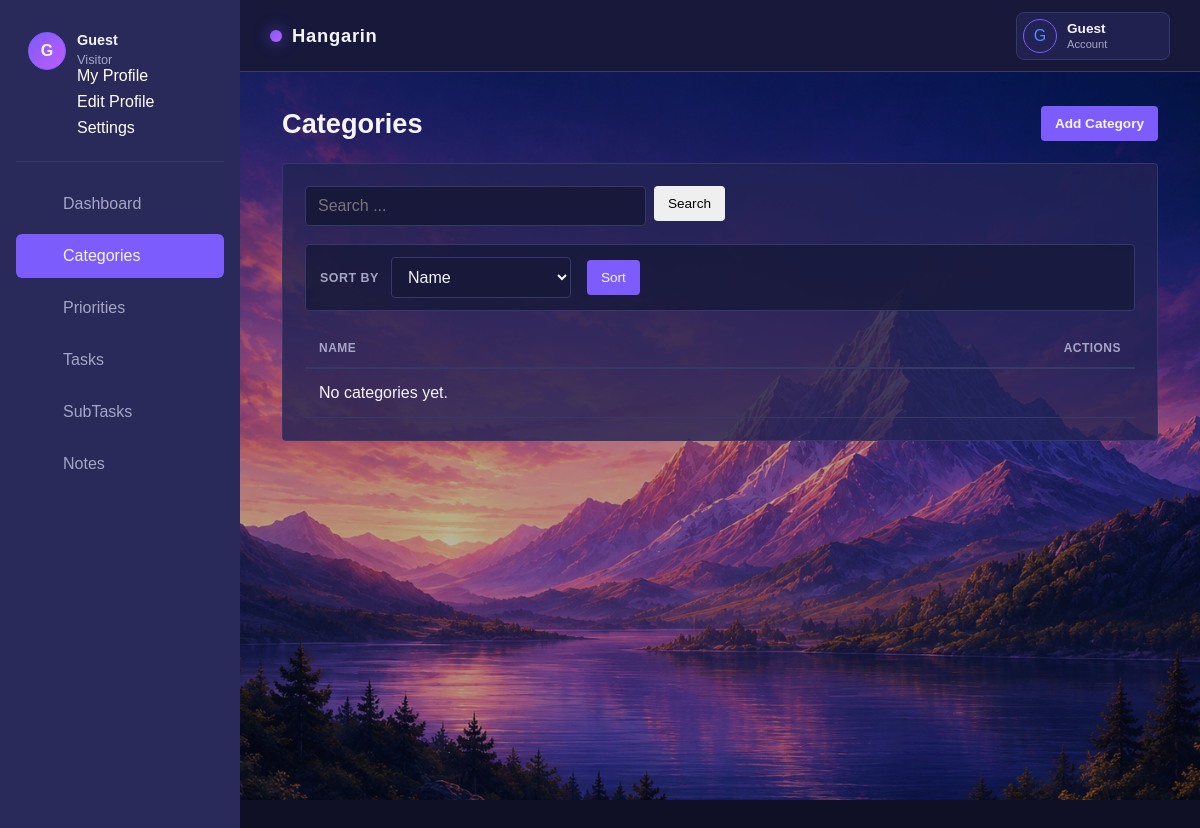
Page /categories/ on the earlier database version.
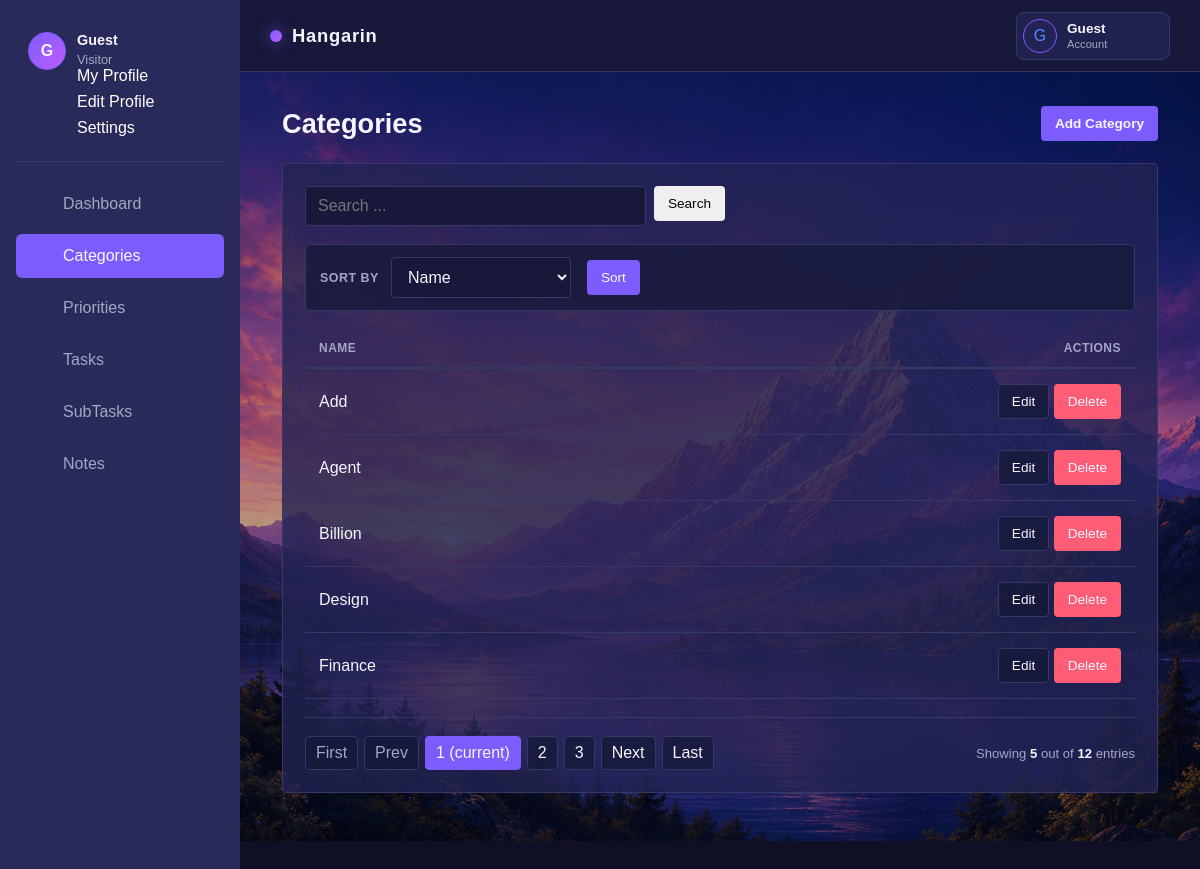
Same page on the later database version.
### app/models.py (models this page shows, shortened)
class Category(models.Model):
    name = models.CharField(max_length=100, unique=True)

### app/views.py (the view)
# urls.py: path('categories/', views.CategoryListView.as_view(), name='category-list'),
class CategoryListView(SearchSortListView):
	model = Category
	template_name = 'hangarin/category_list.html'
	context_object_name = 'categories'
	search_fields = ('name',)
	allowed_sort_fields = ('name',)

### app/views.py (called while the page is built)
	def get_queryset(self):
		queryset = self.model.objects.all()
		query = self.request.GET.get('q', '').strip()
		if query:
			search = Q()
			for field in self.search_fields:
				search |= Q(**{f'{field}__icontains': query})
			queryset = queryset.filter(search)
		sort_by = self.request.GET.get('sort_by', self.default_sort)
		if sort_by not in self.allowed_sort_fields:
			sort_by = self.default_sort
		self.sort_by = sort_by
		return queryset.order_by(sort_by)

	def get_context_data(self, **kwargs):
		context = super().get_context_data(**kwargs)
		context['q'] = self.request.GET.get('q', '')
		context['sort_by'] = self.sort_by
		return context

### app/templates/hangarin/category_list.html (shortened to what this page needs)
{% extends 'base.html' %}
{% block content %}
<main class="content tab-page tab-page-categories">
  <div class="container-fluid tab-container">
    <h4 class="page-title d-flex justify-content-between align-items-center">
      <span>Categories</span>
      <a href="{% url 'category-add' %}" class="btn btn-primary btn-sm">Add Category</a>
    </h4>
    <section class="card tab-card">
      <div class="card-body table-responsive">
        {% include 'includes/search_form.html' %}
        {% with current=sort_by|default:'name' %}
        <div class="sort-toolbar">
          <form method="get" class="row g-2 align-items-center">
            <div class="col-auto">
              <label for="categorySortSelect" class="col-form-label">Sort by</label>
            </div>
            <div class="col-auto">
              <select class="form-control form-control-sm" id="categorySortSelect" name="sort_by" onchange="this.form.submit()">
                <option value="name" {% if current == 'name' %}selected{% endif %}>Name</option>
              </select>
            </div>
            <div class="col-auto">
              <button type="submit" class="btn btn-primary btn-sm btn-rounded">Sort</button>
            </div>
          </form>
        </div>
        {% endwith %}
        <table class="table">
          <thead>
            <tr>
              <th>Name</th>
              <th class="text-right">Actions</th>
            </tr>
          </thead>
          <tbody>
            {% for category in categories %}
            <tr>
              <td>{{ category.name }}</td>
              <td class="text-right">
                <a href="{% url 'category-edit' category.pk %}" class="btn btn-sm btn-secondary">Edit</a>
                <a href="{% url 'category-delete' category.pk %}?next={{ request.get_full_path|urlencode }}" class="btn btn-sm btn-danger">Delete</a>
              </td>
            </tr>
            {% empty %}
            <tr>
              <td colspan="2">No categories yet.</td>
            </tr>
            {% endfor %}
          </tbody>
        </table>
        {% include 'includes/pagination.html' %}
      </div>
    </section>
  </div>
</main>
{% endblock %}

Differences in the rows shown:
added Category: name "Add"
added Category: name "Agent"
added Category: name "Billion"
added Category: name "Design"
added Category: name "Finance"
Other differences:
{{ object_list.count }}: (not shown) → "5"
{{ paginator.count }}: (not shown) → "12"
text no longer shown: "No categories yet."
text now shown: "First Prev Next Last Showing out of entries"
new list line: "1 (current)"
new list line: "2"
new list line: "3"
